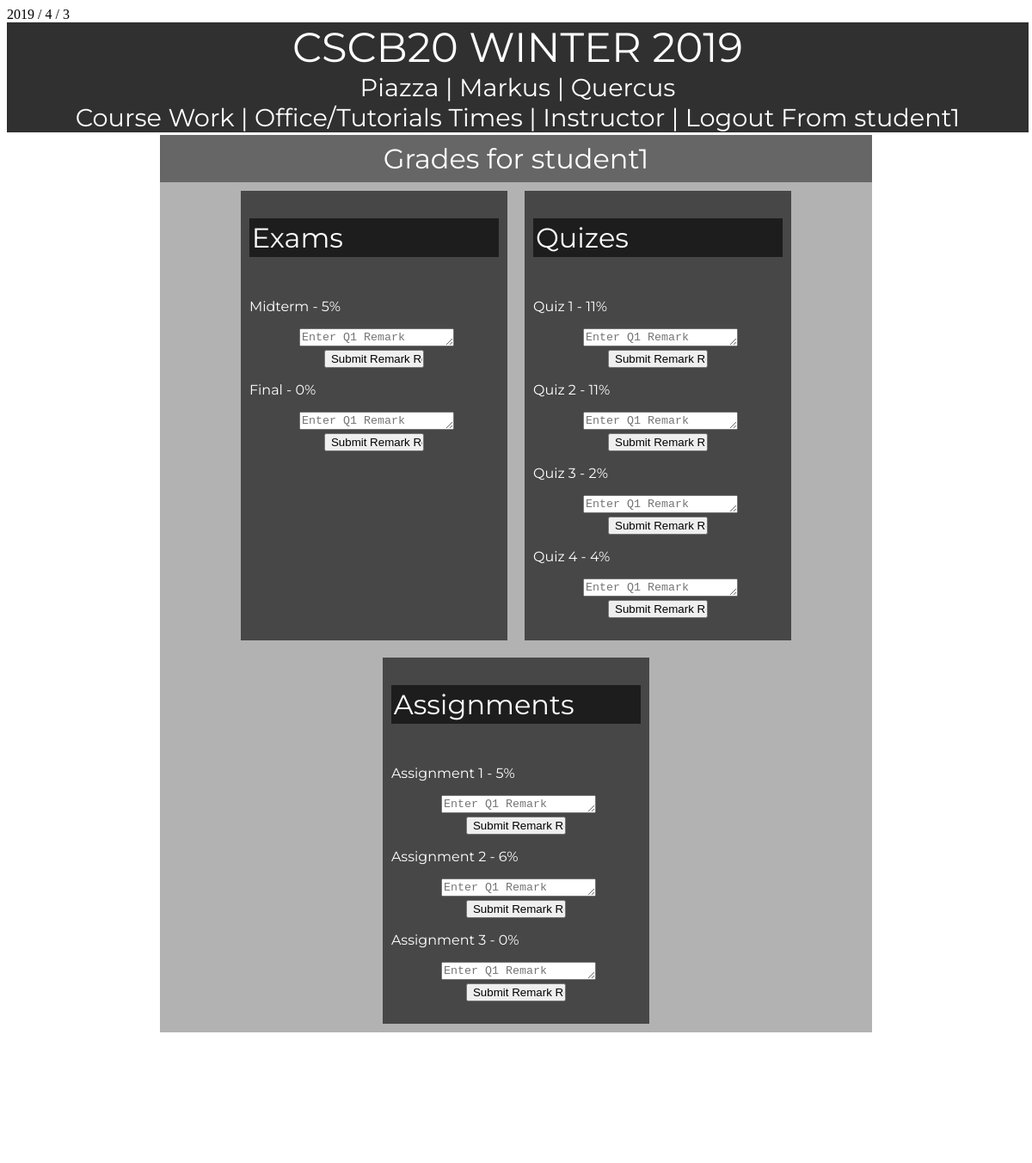
The app's page /gradesMy (signed in, upper part), older data.
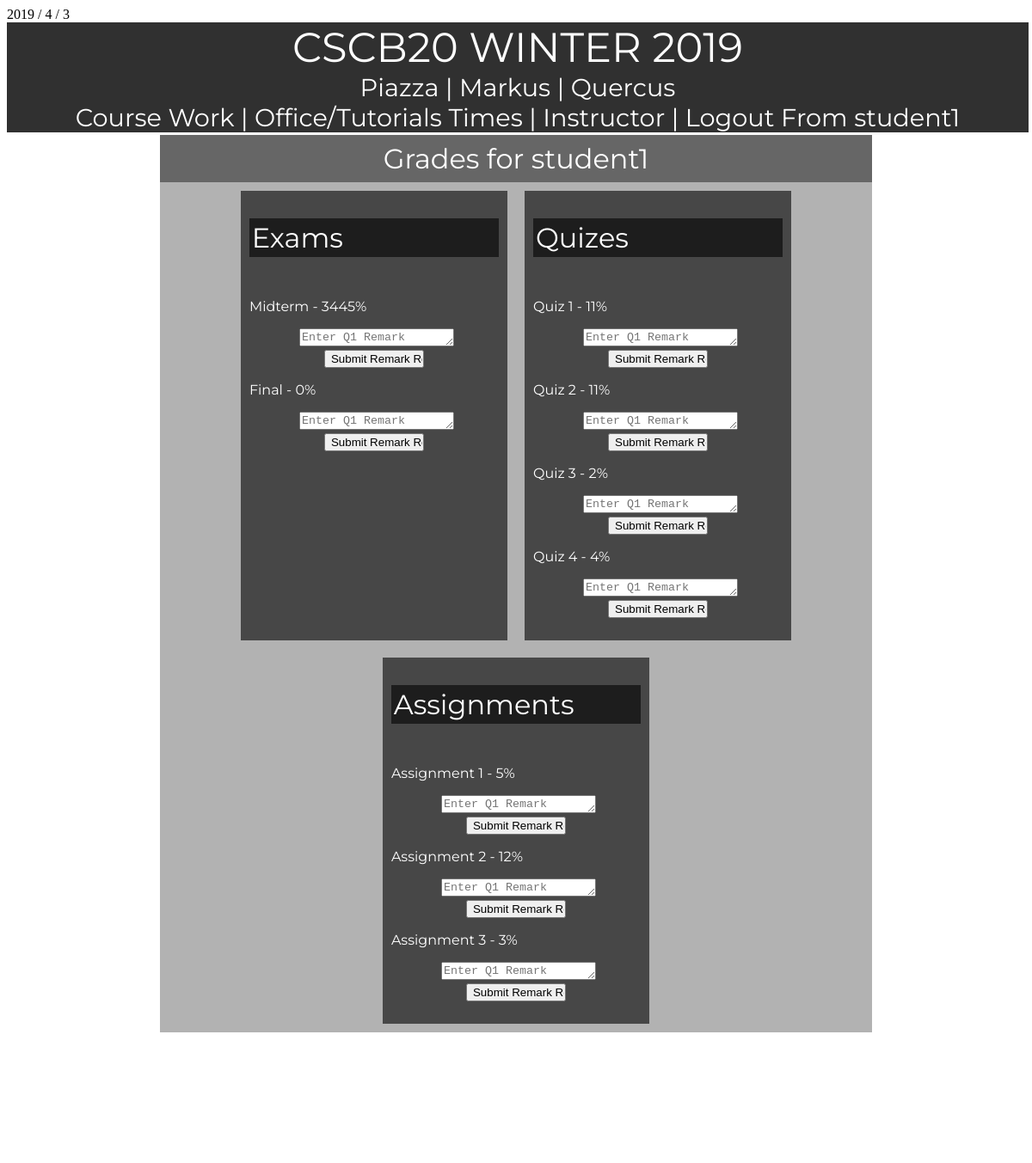
The same page, newer data.
### tables this page shows
CREATE TABLE "grades" (
	`a1`	INTEGER,
	`a2`	INTEGER,
	`a3`	INTEGER,
	`q1`	INTEGER,
	`q2`	INTEGER,
	`q3`	INTEGER,
	`q4`	INTEGER,
	`midterm`	INTEGER,
	`final`	INTEGER,
	`username`	INTEGER NOT NULL
);

### app.py (the view, shortened to what this page needs)
@app.route('/gradesMy',methods=['GET','POST'])#need query info
def gradesMy():
    if request.method=='GET':
        data = query("MYGRADES")
        if data is None:
            return render_template('student/gradesMy.html', data='', name =session['username'] )
        for i in data:
            return render_template('student/gradesMy.html', data=i, name =session['username'] )

### templates/student/gradesMy.html (shortened to what this page needs)
<!DOCTYPE html>
<html>
<head>
    <link rel="stylesheet" type="text/css" href="../../static/css/style.css">
    <link rel="stylesheet" type="text/css" href="../../static/css/sendFeedbackandRemark.css">
</head>
<body onload="getTime()">
    <form method="POST">
        <article id="hiddenDate" name=hiddenDate>Time: </article>
   	    <header>
		<a href="home">CSCB20 WINTER 2019</a>
		<br>
		<nav>
			<a href="https://piazza.com/class/jr7mjhytaij3jc" target="_blank">Piazza</a> |
		    <a href="https://markus.utsc.utoronto.ca/cscb20w19/?locale=en" target="_blank">Markus</a> |
		    <a href="https://q.utoronto.ca/courses/70345" target="_blank">Quercus</a> <br>
		    <a href="CWork">Course Work</a> |
		    <a href="Ohour">Office/Tutorials Times</a> |
		    <a href="instructor">Instructor</a> |
			<a href="logout">Logout From {{ name }}</a>
		</nav>
	    </header>
    <br>
    <br>
    <div class="masterWrap">
        <div class="info-container" id="grades">Grades for {{ name }}</div>
        <div class="info-container">
            <div class="masterWrap" id="examMark">
                <p id="grades">Exams</p>
                <article class="blocks">
                <p>Midterm - {{data['midterm']}}%</p>
                <p>
                <textarea cols="1" rows="1" placeholder="Enter Q1 Remark Request " name=Final></textarea>
                <input id="remark" type=submit value="Submit Remark Request">
                </p>
                <p>Final - {{data['final']}}%</p>
                <p>
                <textarea cols="1" rows="1" placeholder="Enter Q1 Remark Request " name=Midterm></textarea>
                <input id="remark" type=submit value="Submit Remark Request">
                </p>
            </article>
            </div>
            <div class="masterWrap" id="quizMark">
                <p id="grades">Quizes</p>
                <article class="blocks">
                <p>Quiz 1 - {{data['q1']}}%</p>
                <p>
                <textarea cols="1" rows="1" placeholder="Enter Q1 Remark Request "name="Quiz 1"></textarea>
                <input id="remark" type=submit value="Submit Remark Request">
                </p>
                <p>Quiz 2 - {{data['q2']}}%</p>
                <p>
                <textarea cols="1" rows="1" placeholder="Enter Q1 Remark Request "name="Quiz 2"></textarea>
                <input id="remark" type=submit value="Submit Remark Request">
                </p>
                <p>Quiz 3 - {{data['q3']}}%</p>
                <p>
                <textarea cols="1" rows="1" placeholder="Enter Q1 Remark Request "name="Quiz 3"></textarea>
                <input id="remark" type=submit value="Submit Remark Request">
                </p>
                <p>Quiz 4 - {{data['q4']}}%</p>
                <p>
                <textarea cols="1" rows="1" placeholder="Enter Q1 Remark Request "name="Quiz 4"></textarea>
                <input id="remark" type=submit value="Submit Remark Request">
                </p>
            </article>
            </div>
            <div class="masterWrap" id="assignmentMarks">
            <p id="grades">Assignments</p>
            <article class="blocks">
                <p>Assignment 1 - {{data['a1']}}%</p>
                <p>
                <textarea cols="1" rows="1" placeholder="Enter Q1 Remark Request "name="Assignment 1"></textarea>
                <input id="remark" type=submit value="Submit Remark Request">
                </p>
                <p>Assignment 2 - {{data['a2']}}%</p>
                <p>
                <textarea cols="1" rows="1" placeholder="Enter Q1 Remark Request "name="Assignment 2"></textarea>
                <input id="remark" type=submit value="Submit Remark Request">
                </p>
                <p>Assignment 3 - {{data['a3']}}%</p>
                <p>
                <textarea cols="1" rows="1" placeholder="Enter Q1 Remark Request "name="Assignment 3"></textarea>
                <input id="remark" type=submit value="Submit Remark Request">
                </p>
            </article>
            </div>
        </div>
    </form>
</body>
<footer>
    <br>
</footer>
</html>

Row changes from the older to the newer data that the page shows:
changed grades "student1": midterm "5" → "3445"; a2 "6" → "12"; a3 "0" → "3"
